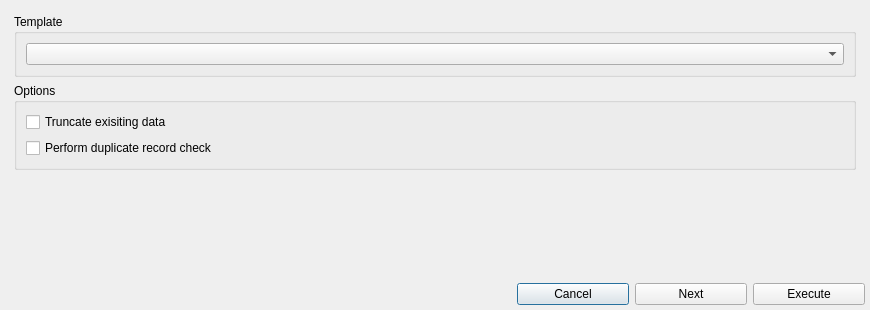
<?xml version="1.0" encoding="UTF-8"?>
<ui version="4.0">
 <class>ImportDataDialog</class>
 <widget class="QDialog" name="ImportDataDialog">
  <property name="geometry">
   <rect>
    <x>0</x>
    <y>0</y>
    <width>870</width>
    <height>310</height>
   </rect>
  </property>
  <property name="minimumSize">
   <size>
    <width>870</width>
    <height>310</height>
   </size>
  </property>
  <property name="windowTitle">
   <string>Import Data</string>
  </property>
  <layout class="QVBoxLayout" name="verticalLayout">
   <property name="leftMargin">
    <number>5</number>
   </property>
   <property name="topMargin">
    <number>5</number>
   </property>
   <property name="rightMargin">
    <number>5</number>
   </property>
   <property name="bottomMargin">
    <number>5</number>
   </property>
   <item>
    <widget class="QStackedWidget" name="paneStack">
     <property name="currentIndex">
      <number>0</number>
     </property>
     <widget class="QWidget" name="page">
      <layout class="QVBoxLayout" name="verticalLayout_4">
       <item>
        <widget class="QGroupBox" name="groupBox">
         <property name="title">
          <string>Template</string>
         </property>
         <layout class="QVBoxLayout" name="verticalLayout_2">
          <item>
           <widget class="QComboBox" name="cboTemplate"/>
          </item>
         </layout>
        </widget>
       </item>
       <item>
        <widget class="QGroupBox" name="groupBox_2">
         <property name="title">
          <string>Options</string>
         </property>
         <layout class="QVBoxLayout" name="verticalLayout_3">
          <item>
           <widget class="QCheckBox" name="chkTruncate">
            <property name="text">
             <string>Truncate exisiting data</string>
            </property>
           </widget>
          </item>
          <item>
           <widget class="QCheckBox" name="chkDupCheck">
            <property name="text">
             <string>Perform duplicate record check</string>
            </property>
           </widget>
          </item>
         </layout>
        </widget>
       </item>
       <item>
        <spacer name="verticalSpacer">
         <property name="orientation">
          <enum>Qt::Vertical</enum>
         </property>
         <property name="sizeHint" stdset="0">
          <size>
           <width>20</width>
           <height>40</height>
          </size>
         </property>
        </spacer>
       </item>
      </layout>
     </widget>
     <widget class="QWidget" name="page_2">
      <layout class="QVBoxLayout" name="verticalLayout_5">
       <item>
        <widget class="QLabel" name="lblProgress">
         <property name="sizePolicy">
          <sizepolicy hsizetype="Preferred" vsizetype="Fixed">
           <horstretch>0</horstretch>
           <verstretch>0</verstretch>
          </sizepolicy>
         </property>
         <property name="text">
          <string>TextLabel</string>
         </property>
        </widget>
       </item>
       <item>
        <widget class="QProgressBar" name="barProgress">
         <property name="value">
          <number>24</number>
         </property>
        </widget>
       </item>
       <item>
        <widget class="QListWidget" name="listWidget"/>
       </item>
      </layout>
     </widget>
    </widget>
   </item>
   <item>
    <layout class="QHBoxLayout" name="horizontalLayout">
     <item>
      <spacer name="horizontalSpacer">
       <property name="orientation">
        <enum>Qt::Horizontal</enum>
       </property>
       <property name="sizeHint" stdset="0">
        <size>
         <width>40</width>
         <height>20</height>
        </size>
       </property>
      </spacer>
     </item>
     <item>
      <widget class="QPushButton" name="btnCancel">
       <property name="minimumSize">
        <size>
         <width>112</width>
         <height>0</height>
        </size>
       </property>
       <property name="text">
        <string>Cancel</string>
       </property>
      </widget>
     </item>
     <item>
      <widget class="QPushButton" name="btnNext">
       <property name="minimumSize">
        <size>
         <width>112</width>
         <height>0</height>
        </size>
       </property>
       <property name="text">
        <string>Next</string>
       </property>
      </widget>
     </item>
     <item>
      <widget class="QPushButton" name="btnRun">
       <property name="minimumSize">
        <size>
         <width>112</width>
         <height>0</height>
        </size>
       </property>
       <property name="text">
        <string>Execute</string>
       </property>
      </widget>
     </item>
    </layout>
   </item>
  </layout>
 </widget>
 <resources/>
 <connections/>
</ui>
